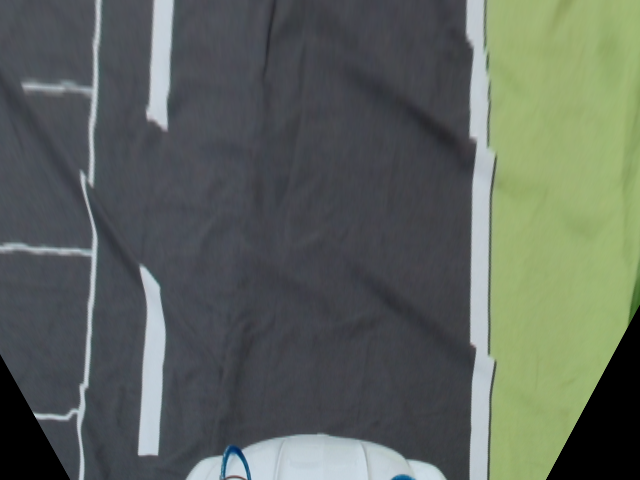
#> input picture road_following/image.png, 640 x 480 px
$ python -i img_preprocess.py   (imports and definitions only)
#> lines starting #> are read from the running program, lines starting #| are printed output that depends on the picture; after the words box and inside, x2 and y2 are one past the last pixel; in counts of white or black regions, pixels touching at a corner belong together
#> further down, picture is the input picture: shape (480, 640, 3); mean B, G, R 92.6, 100.7, 93.2
import cv2
import numpy as np
import matplotlib.pyplot as plt
import time

image_width = 640
image_height = 480
direction_div = 12

def color_filter(image, driving_type):
#> called with driving_type = 'Time'
    HSV_frame = cv2.cvtColor(image, cv2.COLOR_BGR2HSV)
#> HSV_frame: shape (480, 640, 3); mean H, S, V 90.7, 41.2, 105.3
    H,S,V = cv2.split(HSV_frame)


    if driving_type == "Time":
        H_green_lower = 35
    elif driving_type == "Mission":
        H_green_lower = 25

    # green
    H_green_condition = (H_green_lower<H) & (H<90)
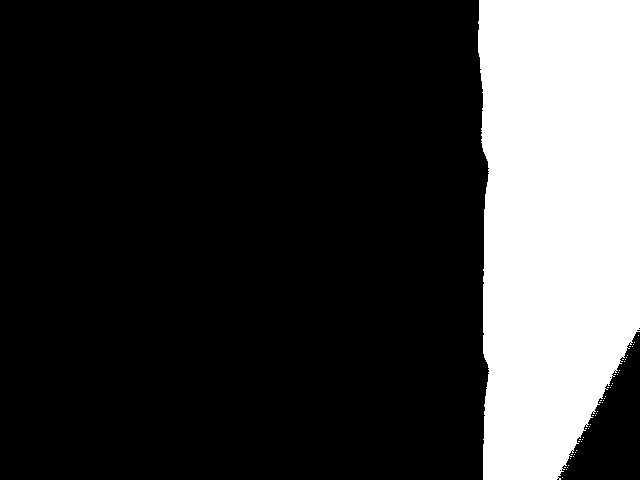
#> H_green_condition: shape (480, 640) bool; 22.4% white; 49 white regions (48 under 20 px), largest, box (x1, y1, x2, y2) and area: (478, 0, 640, 480) 68865
    S_green_condition = (S>30)
#> S_green_condition: shape (480, 640) bool; 52.6% white; 322 black regions (287 under 20 px), largest, box (x1, y1, x2, y2) and area: (104, 0, 494, 480) 113013, (0, 0, 108, 216) 10434, (561, 332, 640, 480) 6020
    V_green_condition = V>100
#> V_green_condition: shape (480, 640) bool; 33.7% white; 5 white regions, box (x1, y1, x2, y2) and area: (462, 0, 640, 480) 74373, (0, 0, 107, 480) 10116, (183, 430, 447, 480) 9332, (134, 263, 171, 460) 5659, (141, 0, 180, 133) 4069
    green_condition = H_green_condition & S_green_condition & V_green_condition
#> green_condition: shape (480, 640) bool; 20.8% white; 1 white region, box (x1, y1, x2, y2) and area: (485, 0, 640, 480) 63873
    H[green_condition] = 50
    S[green_condition] = 100
    V[green_condition] = 100
    # white
    # day_evening = 200 #day
    # day_evening = 180 #mid
    day_evening = 165 #evening


    V_white_condition = V>day_evening
#> V_white_condition: shape (480, 640) bool; 6.2% white; 4 white regions, box (x1, y1, x2, y2) and area: (469, 0, 494, 480) 7241, (190, 438, 441, 480) 7209, (140, 276, 164, 453) 2723, (149, 0, 172, 122) 1942

    white_condition = V_white_condition
    H[V_white_condition] = 0
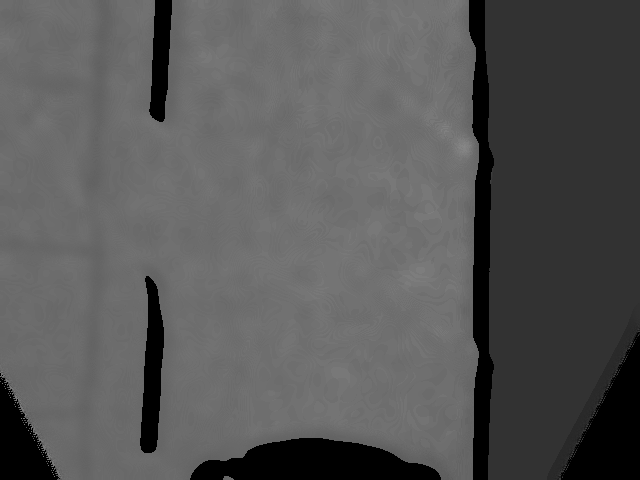
#> H: shape (480, 640); min 0, max 135, mean 86.7
    S[V_white_condition] = 0
#> S: shape (480, 640); min 0, max 255, mean 42.4
    V[V_white_condition] = 255
#> V: shape (480, 640); min 0, max 255, mean 93.7
    # gray
    V_gray_condition = (115<V) & (V<=day_evening)
#> V_gray_condition: shape (480, 640) bool; 4.4% white; 10 white regions (1 under 20 px), largest, box (x1, y1, x2, y2) and area: (0, 230, 100, 431) 2998, (24, 0, 104, 190) 2854, (464, 0, 479, 480) 2430

    # S_gray_condition = S<25
    gray_condition = V_gray_condition #& S_gray_condition
    H[gray_condition] = 120
#> H: shape (480, 640); 4.42% of pixels changed, all inside (x1, y1, x2, y2) = (0, 0, 494, 480)
    S[gray_condition] = 150
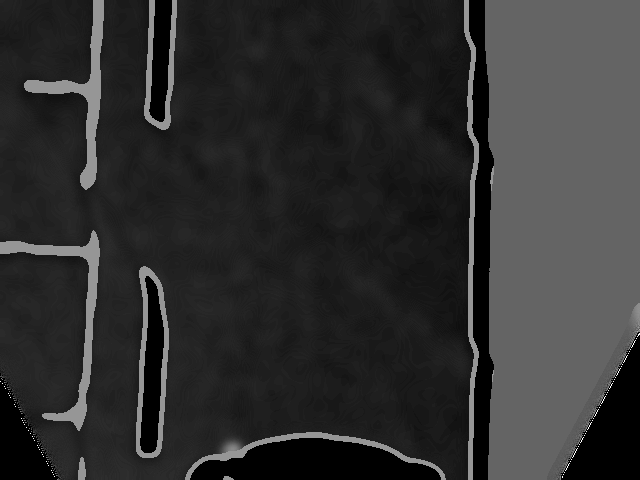
#> S: shape (480, 640); min 0, max 255, mean 47.8
    V[gray_condition] = 150
#> V: shape (480, 640); min 0, max 255, mean 94.4
    # black -> blue (road)
    road_condition = True^ ( (green_condition | V_white_condition) | V_gray_condition)
#> road_condition: shape (480, 640) bool; 68.6% white; 7 black regions, largest, box (x1, y1, x2, y2) and area: (464, 0, 640, 480) 73605, (185, 432, 446, 480) 8794, (136, 266, 169, 458) 4780
    H[road_condition] = 120
    S[road_condition] = 150
    V[road_condition] = 150

    HSV_frame[:,:,0] = H
#> HSV_frame: shape (480, 640, 3); mean H, S, V 98, 41.2, 105.3
    HSV_frame[:,:,1] = S
#> HSV_frame: shape (480, 640, 3); mean H, S, V 98, 130.3, 105.3
    HSV_frame[:,:,2] = V
#> HSV_frame: shape (480, 640, 3); mean H, S, V 98, 130.3, 146.1
    frame_filtered = cv2.cvtColor(HSV_frame, cv2.COLOR_HSV2BGR)

    return frame_filtered

def remove_black(image):
    x = np.linspace(0,639,640)
    y = np.linspace(0,479,480)
    X,Y = np.meshgrid(x,y)

    left_bottom = -123*X + 69*Y - 69*354
    left_bottom = left_bottom>0
    right_bottom = 173*(X-639) + 93*Y - 93*304
    right_bottom = right_bottom>0

    B, G, R = cv2.split(image)
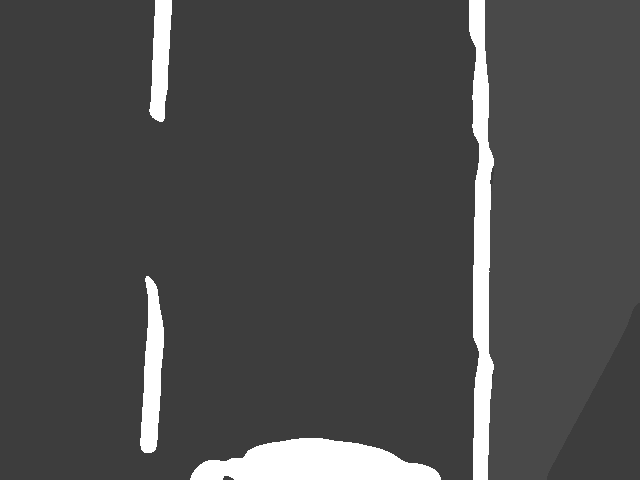
#> R: shape (480, 640); min 61, max 255, mean 75.6
    left_color = image[479, 70]
#> left_color = [150, 61, 61]
    right_color = image[479, 545]
#> right_color = [60, 100, 73]

    B[left_bottom] = left_color[0]
    G[left_bottom] = left_color[1]
    R[left_bottom] = left_color[2]

    B[right_bottom] = right_color[0]
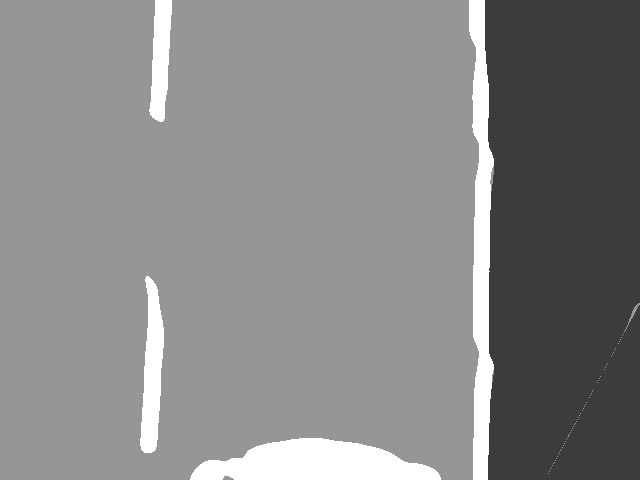
#> B: shape (480, 640); min 60, max 255, mean 135.4
    G[right_bottom] = right_color[1]
#> G: shape (480, 640); min 61, max 255, mean 82.2
    R[right_bottom] = right_color[2]
#> R: shape (480, 640); 2.72% of pixels changed, all inside (x1, y1, x2, y2) = (547, 305, 640, 480)

    image[:,:,0] = B
#> image: shape (480, 640, 3); mean B, G, R 135.4, 81.2, 75.6
    image[:,:,1] = G
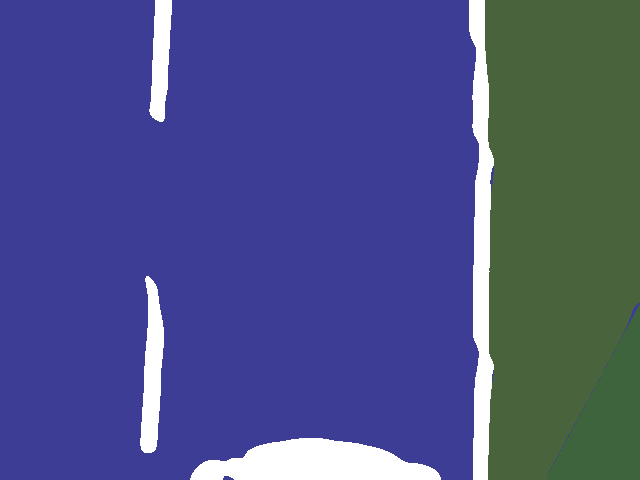
#> image: shape (480, 640, 3); mean B, G, R 135.4, 82.2, 75.6
    image[:,:,2] = R

    return image

def only_stadium(image):    # 경기장 밖 지우는 함수
    HSV_frame = cv2.cvtColor(image, cv2.COLOR_BGR2HSV)
#> HSV_frame: shape (480, 640, 3); mean H, S, V 96.1, 130.1, 144.8
    H,S,V = cv2.split(HSV_frame)

    bottom_green_x = -1
    top_green_x = -1
    up_start_time = time.time()

    H_satisfied = (30 < H) & (H<80)
#> H_satisfied: shape (480, 640) bool; 23.5% white; 1 white region, box (x1, y1, x2, y2) and area: (485, 0, 640, 480) 72236
    S_satisfied = S==100+2
    V_satisfied = V==100
    satisfied = H_satisfied & S_satisfied & V_satisfied
    satisfied[:,639] = True
#> satisfied: shape (480, 640) bool; 23.5% white; 1 white region, box (x1, y1, x2, y2) and area: (485, 0, 640, 480) 72238
    check_top_green = len(np.where(satisfied[0])[0])
#> check_top_green = 155
    check_top_green

    first_green_x = np.argmax(satisfied, axis = 1).reshape(480, 1)
#> first_green_x = 480 values, max 494 at index 158, min 485 at index 0, mean 489.2
    green_left_x = first_green_x - 20
#> green_left_x = 480 values, max 474 at index 158, min 465 at index 0, mean 469.2
    #print(first_green_x)
    x = np.linspace(0,639,640)
    y = np.linspace(0,479,480)
    X,Y = np.meshgrid(x,y)
    if check_top_green == 0:    # 제일 상단 row에 초록색 없음
        green_area = (X > first_green_x) & (first_green_x != 0)
    else:    # 제일 상단 row에 초록색 있음
        green_area = (X > first_green_x)
#> green_area: shape (480, 640) bool; 23.4% white; 1 white region, box (x1, y1, x2, y2) and area: (486, 0, 640, 480) 71883

    white_area = (X <= first_green_x) & (X > green_left_x) & (X < 619)
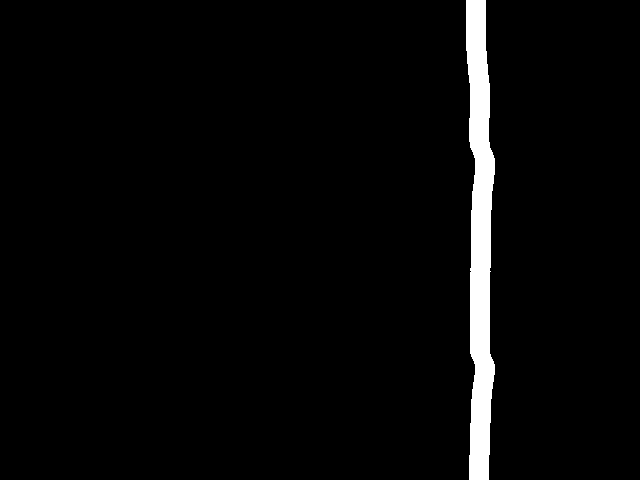
#> white_area: shape (480, 640) bool; 3.1% white; 1 white region, box (x1, y1, x2, y2) and area: (466, 0, 495, 480) 9600


    HSV_frame[green_area] = [50, 100, 100]
#> HSV_frame: shape (480, 640, 3); mean H, S, V 96, 129.6, 144.8
    HSV_frame[white_area] = [0, 0, 255]
#> HSV_frame: shape (480, 640, 3); mean H, S, V 95.2, 128.5, 145.6

    white_scene = np.ones((480,640))
    #cv2.imshow("satisfied", white_scene)

    green_points = np.argwhere(satisfied)
#> green_points = 72238 pairs, first value 0 to 479, second value 485 to 639

    #---------------------------------------------------------------------------------------------


    frame_stadium = cv2.cvtColor(HSV_frame, cv2.COLOR_HSV2BGR)
    return frame_stadium

def hide_car_head(image):
    HSV_frame = cv2.cvtColor(image, cv2.COLOR_BGR2HSV)
    H,S,V = cv2.split(HSV_frame)

    x = np.linspace(0,639,640)
    y = np.linspace(0,479,480)
    X,Y = np.meshgrid(x,y)

    a = 148
    b = 56
    elipse_eq = b*b*(X-320)*(X-320) + a*a*(Y-479)*(Y-479) < a*a*b*b

    H[elipse_eq] = 120
    S[elipse_eq] = 150
    V[elipse_eq] = 150

    HSV_frame[:,:,0] = H
    HSV_frame[:,:,1] = S
    HSV_frame[:,:,2] = V
    car_hidden_img = cv2.cvtColor(HSV_frame, cv2.COLOR_HSV2BGR)

    return car_hidden_img


def total_function(image, driving_type = "Time"):
    image_blured = cv2.GaussianBlur(image, (0,0), 5)
    # image_blured = image
    if (0):
        image_blured = hide_car_head(image_blured)
    image_filtered = color_filter(image_blured, driving_type)
    image_no_black = remove_black(image_filtered)
    image_stadium = only_stadium(image_no_black)
    car_hidden = hide_car_head(image_stadium)
    # [10 lines of commented-out code are left out]


    return car_hidden

def cvt_binary(image, driving_type = "Time"):
    transform_img = total_function(image, driving_type)
    gray = cv2.cvtColor(transform_img, cv2.COLOR_BGR2GRAY)
    img_binary = cv2.threshold(gray, 128, 255, cv2.THRESH_BINARY)[1]

    return img_binary

def total_function_parking(image):
    image_blured = cv2.GaussianBlur(image, (0,0), 5)
    # image_blured = image
    if (0):
        image_blured = hide_car_head(image_blured)
    image_filtered = color_filter(image_blured)
    image_no_black = remove_black(image_filtered)
    image_stadium = only_stadium(image_no_black)
    car_hidden = hide_car_head(image_stadium)
    #car_hidden = car_hidden[300:]

    # image_gray = cv2.cvtColor(car_hidden, cv2.COLOR_BGR2GRAY)

    #ret, thresh = cv2.threshold(image_gray, 20, 255, cv2.THRESH_BINARY) # thresh : 160
    cv2.imshow("blur", image_blured)
    cv2.imshow("filter", image_filtered)
    cv2.imshow("noblack", image_no_black)
    cv2.imshow("stadium", image_stadium)
    cv2.imshow("carhidden", car_hidden)


    return car_hidden

>>> import cv2
>>> picture = cv2.imread('../image.png')
>>> result = cvt_binary(picture)
